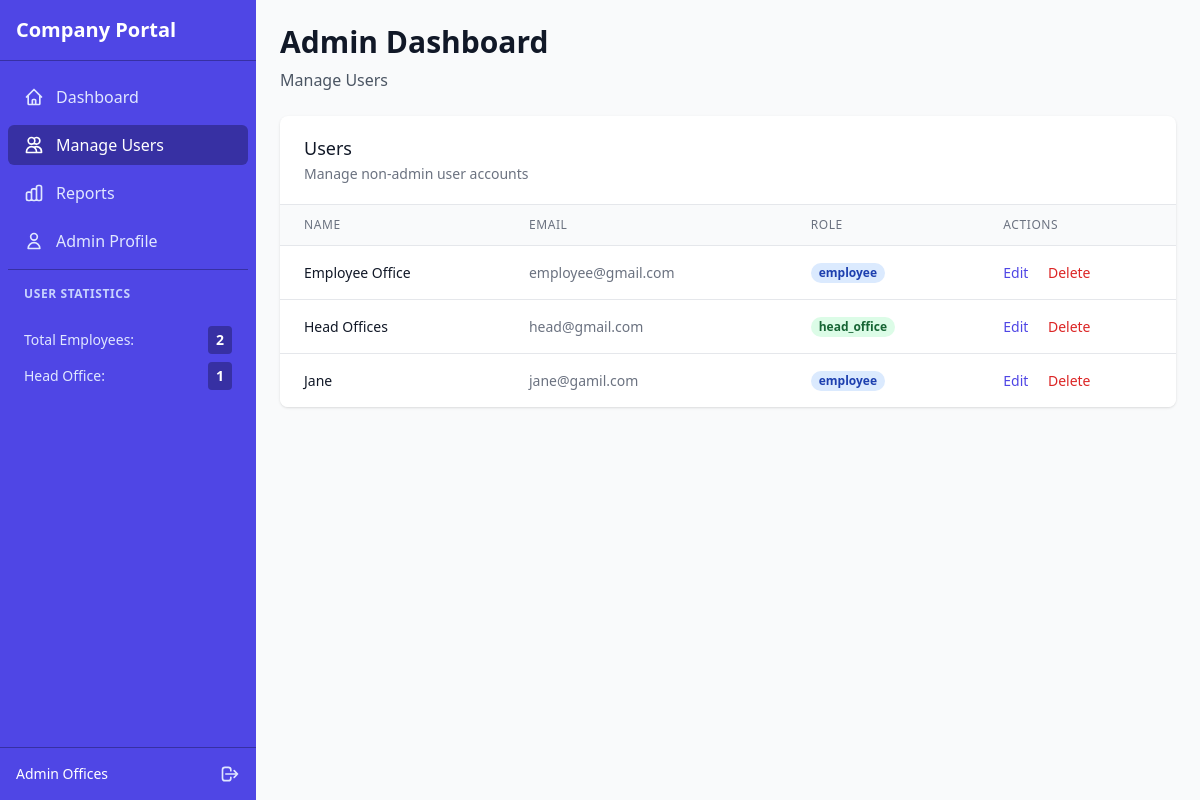
Before: /Admin/admin_dashboard.php (signed in) with the older database file.
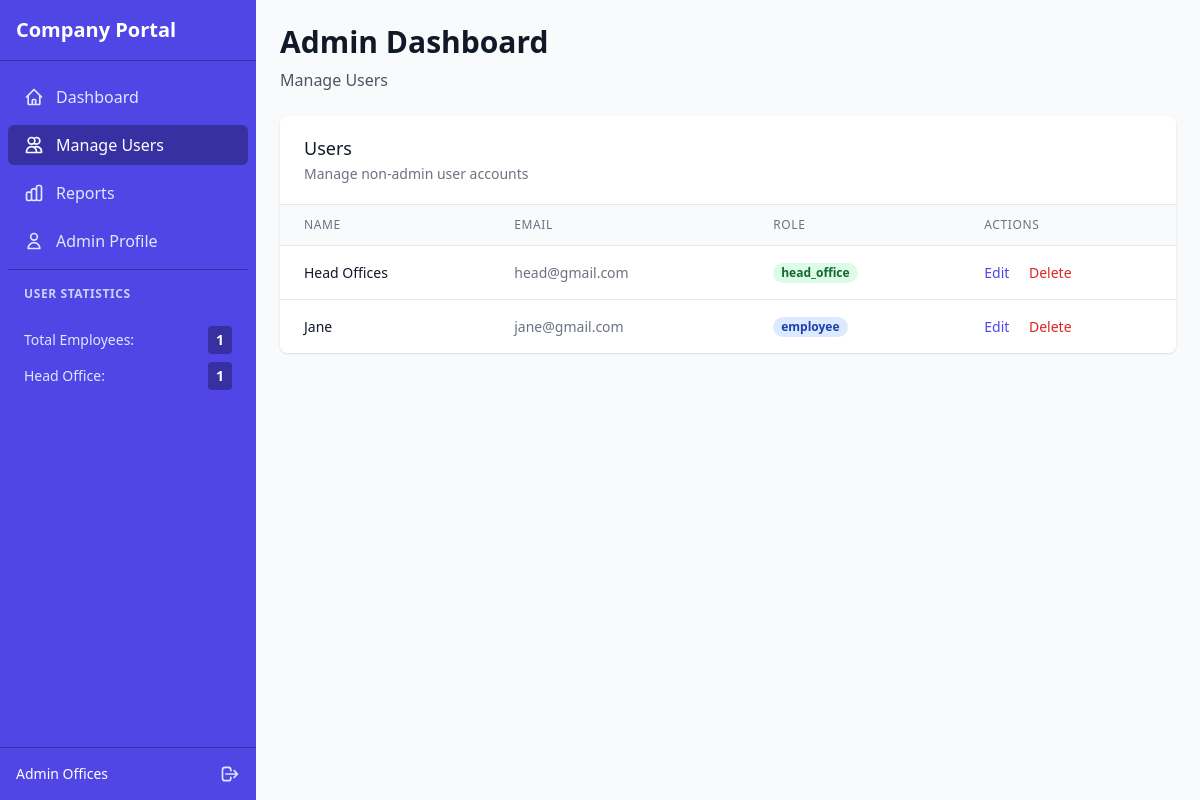
After: the same page with the newer database file.
### tables this page shows
CREATE TABLE `users` (
  `id` int(11) NOT NULL,
  `name` varchar(100) DEFAULT NULL,
  `email` varchar(100) DEFAULT NULL,
  `password` varchar(255) DEFAULT NULL,
  `role` enum('admin','head_office','employee') DEFAULT NULL,
  `created_at` timestamp NOT NULL DEFAULT current_timestamp()
);

### Admin/admin_dashboard.php (the view, shortened to what this page needs)
<?php
require '../Includes/db.php';
$result = $conn->query("SELECT id, name, email, role FROM users WHERE role != 'admin'");
$total_employees = $conn->query("SELECT COUNT(*) as count FROM users WHERE role = 'employee'")->fetch_assoc()['count'];
$total_heads = $conn->query("SELECT COUNT(*) as count FROM users WHERE role = 'head_office'")->fetch_assoc()['count'];
?>
<!DOCTYPE html>
<html lang="en">
<head>
    <script src="https://cdn.tailwindcss.com"></script>
</head>
<body class="bg-gray-50 min-h-screen flex">
    <aside class="bg-indigo-600 text-white w-64 min-h-screen flex flex-col">
        <div class="p-4 border-b border-indigo-800">
            <h2 class="text-xl font-bold">Company Portal</h2>
        </div>
        <nav class="flex-1 px-2 py-4 space-y-2">
            <a href="admin_dashboard.php" class="flex items-center px-4 py-2 text-indigo-100 hover:bg-indigo-700 rounded-md transition-colors duration-300">
                <span>Dashboard</span>
            </a>
            <a href="admin_dashboard.php" class="flex items-center px-4 py-2 bg-indigo-800 rounded-md">
                <svg xmlns="http://www.w3.org/2000/svg" class="h-5 w-5 mr-3" fill="none" viewBox="0 0 24 24" stroke="currentColor">
                    <path stroke-linecap="round" stroke-linejoin="round" stroke-width="2" d="M12 4.354a4 4 0 110 5.292M15 21H3v-1a6 6 0 0112 0v1zm0 0h6v-1a6 6 0 00-9-5.197M13 7a4 4 0 11-8 0 4 4 0 018 0z" />
                </svg>
                <span>Manage Users</span>
            </a>
            <a href="reports.php" class="flex items-center px-4 py-2 text-indigo-100 hover:bg-indigo-700 rounded-md transition-colors duration-300">
                <span>Reports</span>
            </a>
            <a href="admin_profile.php" class="flex items-center px-4 py-2 text-indigo-100 hover:bg-indigo-700 rounded-md transition-colors duration-300">
                <svg xmlns="http://www.w3.org/2000/svg" class="h-5 w-5 mr-3" fill="none" viewBox="0 0 24 24" stroke="currentColor">
                    <path stroke-linecap="round" stroke-linejoin="round" stroke-width="2" d="M16 7a4 4 0 11-8 0 4 4 0 018 0zM12 14a7 7 0 00-7 7h14a7 7 0 00-7-7z" />
                </svg>
                <span>Admin Profile</span>
            </a>
            <div class="pt-4 pb-2 border-t border-indigo-800">
                <h3 class="px-4 text-xs font-semibold text-indigo-200 uppercase tracking-wider">
                    User Statistics
                </h3>
            </div>
            <div class="px-4 py-2">
                <div class="flex justify-between items-center mb-2">
                    <span class="text-sm text-indigo-100">Total Employees:</span>
                    <span class="text-sm font-bold bg-indigo-800 px-2 py-1 rounded"><?= $total_employees ?></span>
                </div>
                <div class="flex justify-between items-center">
                    <span class="text-sm text-indigo-100">Head Office:</span>
                    <span class="text-sm font-bold bg-indigo-800 px-2 py-1 rounded"><?= $total_heads ?></span>
                </div>
            </div>
        </nav>
        <div class="p-4 border-t border-indigo-800">
            <div class="flex items-center">
                <span class="text-sm font-medium"><?= htmlspecialchars($_SESSION['name']) ?></span>
                <a href="../logout.php" class="ml-auto text-indigo-100 hover:text-white transition-colors duration-300">
                    <svg xmlns="http://www.w3.org/2000/svg" class="h-5 w-5" fill="none" viewBox="0 0 24 24" stroke="currentColor">
                        <path stroke-linecap="round" stroke-linejoin="round" stroke-width="2" d="M17 16l4-4m0 0l-4-4m4 4H7m6 4v1a3 3 0 01-3 3H6a3 3 0 01-3-3V7a3 3 0 013-3h4a3 3 0 013 3v1" />
                    </svg>
                </a>
            </div>
        </div>
    </aside>
    <main class="flex-1 p-6">
        <div class="max-w-4xl mx-auto">
            <h1 class="text-3xl font-bold text-gray-900 mb-2">Admin Dashboard</h1>
            <p class="text-gray-600 mb-6">Manage Users</p>
            <div class="bg-white shadow overflow-hidden sm:rounded-lg">
                <div class="px-4 py-5 border-b border-gray-200 sm:px-6 flex justify-between items-center">
                    <div>
                        <h2 class="text-lg leading-6 font-medium text-gray-900">
                            Users
                        </h2>
                        <p class="mt-1 text-sm text-gray-500">
                            Manage non-admin user accounts
                        </p>
                    </div>
                </div>
                <div class="overflow-x-auto">
                    <table class="min-w-full divide-y divide-gray-200">
                        <thead class="bg-gray-50">
                            <tr>
                                <th scope="col" class="px-6 py-3 text-left text-xs font-medium text-gray-500 uppercase tracking-wider">Name</th>
                                <th scope="col" class="px-6 py-3 text-left text-xs font-medium text-gray-500 uppercase tracking-wider">Email</th>
                                <th scope="col" class="px-6 py-3 text-left text-xs font-medium text-gray-500 uppercase tracking-wider">Role</th>
                                <th scope="col" class="px-6 py-3 text-left text-xs font-medium text-gray-500 uppercase tracking-wider">Actions</th>
                            </tr>
                        </thead>
                        <tbody class="bg-white divide-y divide-gray-200">
                            <?php if ($result && $result->num_rows > 0): ?>
                                <?php while ($row = $result->fetch_assoc()): ?>
                                    <tr>
                                        <td class="px-6 py-4 whitespace-nowrap text-sm font-medium text-gray-900">
                                            <?= htmlspecialchars($row['name']) ?>
                                        </td>
                                        <td class="px-6 py-4 whitespace-nowrap text-sm text-gray-500">
                                            <?= htmlspecialchars($row['email']) ?>
                                        </td>
                                        <td class="px-6 py-4 whitespace-nowrap text-sm text-gray-500">
                                            <span class="px-2 inline-flex text-xs leading-5 font-semibold rounded-full
                                                <?= $row['role'] === 'head_office' ? 'bg-green-100 text-green-800' : 'bg-blue-100 text-blue-800' ?>">
                                                <?= htmlspecialchars($row['role']) ?>
                                            </span>
                                        </td>
                                        <td class="px-6 py-4 whitespace-nowrap text-sm font-medium">
                                            <a href="edit_user.php?id=<?= $row['id'] ?>" class="text-indigo-600 hover:text-indigo-900 mr-4">Edit</a>
                                            <a href="admin_dashboard.php?delete=<?= $row['id'] ?>"
                                               onclick="return confirm('Are you sure you want to delete this user?');"
                                               class="text-red-600 hover:text-red-900">Delete</a>
                                        </td>
                                    </tr>
                                <?php endwhile; ?>
                            <?php endif; ?>
                        </tbody>
                    </table>
                </div>
            </div>
        </div>
    </main>
</body>
</html>

Changed rows visible on the page:
removed users: name "Employee Office", email "employee@gmail.com", role "employee"
changed users "Jane": email "jane@gamil.com" → "jane@gmail.com"
Other visible differences:
$total_employees: "2" → "1"
